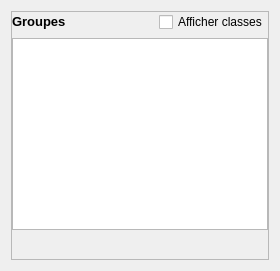
                       <widget class="QWidget" name="stackGroup">
                        <layout class="QGridLayout" name="gridLayout_12">
                         <item row="0" column="0">
                          <widget class="QFrame" name="groupFrame">
                           <property name="sizePolicy">
                            <sizepolicy hsizetype="Expanding" vsizetype="Expanding">
                             <horstretch>0</horstretch>
                             <verstretch>0</verstretch>
                            </sizepolicy>
                           </property>
                           <property name="minimumSize">
                            <size>
                             <width>150</width>
                             <height>170</height>
                            </size>
                           </property>
                           <property name="frameShape">
                            <enum>QFrame::StyledPanel</enum>
                           </property>
                           <property name="frameShadow">
                            <enum>QFrame::Raised</enum>
                           </property>
                           <layout class="QGridLayout" name="gridLayout_15">
                            <property name="leftMargin">
                             <number>0</number>
                            </property>
                            <property name="topMargin">
                             <number>0</number>
                            </property>
                            <property name="rightMargin">
                             <number>0</number>
                            </property>
                            <property name="bottomMargin">
                             <number>0</number>
                            </property>
                            <item row="2" column="0" colspan="3">
                             <widget class="QTableView" name="groupsView">
                              <property name="minimumSize">
                               <size>
                                <width>100</width>
                                <height>150</height>
                               </size>
                              </property>
                             </widget>
                            </item>
                            <item row="0" column="0">
                             <widget class="QLabel" name="label_111">
                              <property name="sizePolicy">
                               <sizepolicy hsizetype="Fixed" vsizetype="Fixed">
                                <horstretch>0</horstretch>
                                <verstretch>0</verstretch>
                               </sizepolicy>
                              </property>
                              <property name="font">
                               <font>
                                <pointsize>10</pointsize>
                                <weight>75</weight>
                                <bold>true</bold>
                               </font>
                              </property>
                              <property name="text">
                               <string>Groupes</string>
                              </property>
                             </widget>
                            </item>
                            <item row="0" column="2">
                             <widget class="QCheckBox" name="classDisplay">
                              <property name="sizePolicy">
                               <sizepolicy hsizetype="Fixed" vsizetype="Fixed">
                                <horstretch>0</horstretch>
                                <verstretch>0</verstretch>
                               </sizepolicy>
                              </property>
                              <property name="text">
                               <string>Afficher classes</string>
                              </property>
                             </widget>
                            </item>
                            <item row="0" column="1">
                             <spacer name="horizontalSpacer">
                              <property name="orientation">
                               <enum>Qt::Horizontal</enum>
                              </property>
                              <property name="sizeHint" stdset="0">
                               <size>
                                <width>40</width>
                                <height>20</height>
                               </size>
                              </property>
                             </spacer>
                            </item>
                            <item row="3" column="0">
                             <widget class="QToolButton" name="groupsRemove">
                              <property name="sizePolicy">
                               <sizepolicy hsizetype="Fixed" vsizetype="Fixed">
                                <horstretch>0</horstretch>
                                <verstretch>0</verstretch>
                               </sizepolicy>
                              </property>
                              <property name="minimumSize">
                               <size>
                                <width>10</width>
                                <height>10</height>
                               </size>
                              </property>
                              <property name="toolTip">
                               <string>Supprimer les groupes sélectionnées</string>
                              </property>
                              <property name="text">
                               <string/>
                              </property>
                              <property name="icon">
                               <iconset>
                                <normaloff>:/plugins/eco_cont/icons/mActionDeleteSelected.svg</normaloff>:/plugins/eco_cont/icons/mActionDeleteSelected.svg</iconset>
                              </property>
                              <property name="autoRaise">
                               <bool>true</bool>
                              </property>
                             </widget>
                            </item>
                           </layout>
                          </widget>
                         </item>
                        </layout>
                       </widget>
